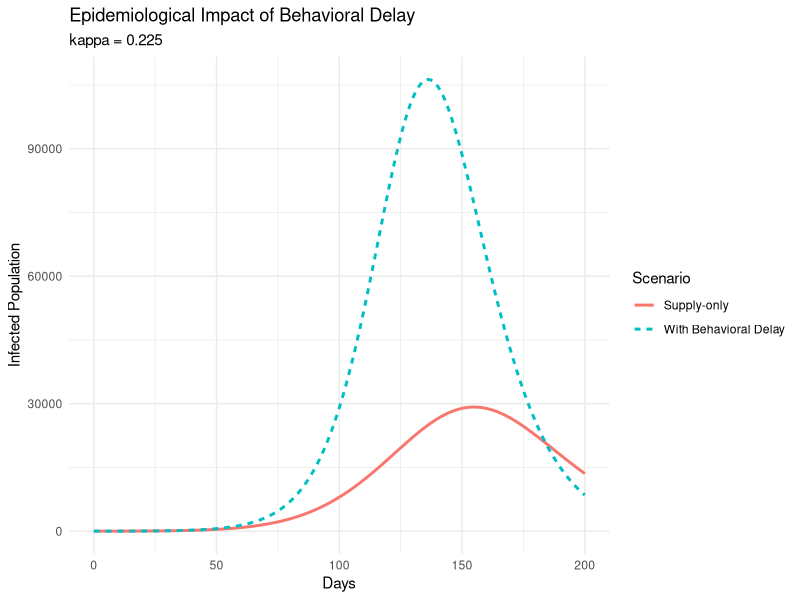

This chart was generated by the following R code:
library(deSolve)
library(ggplot2)

# --- Parameters ---
N <- 1000000
beta <- 0.3
sigma <- 1/5.2
gamma <- 1/10

# Behavioral Parameters (Locked from JMP)
# [PAI-Logic]: Behavioral Digital Twin Calibration
# Recovers the structural time-preference parameters characterizing sensitivity to delayed biological protection.
kappa <- 0.225
alpha <- 0.005

# Policy Parameters
v_cap <- 0.005
delay <- 1.0
incentive <- 0

# --- SEIR Equations ---
seir_model <- function(t, state, parameters) {
  with(as.list(c(state, parameters)), {
    # Endogenized Uptake Probability
    # [NICA Framework]: Causal Auditing
    # Endogenizing behavioral parameters into an augmented SEIR model to identify the causal impact of wait-time reduction.
    utility <- alpha * incentive - kappa * delay
    p_uptake <- exp(utility) / (1 + exp(utility))
    
    # Effective vaccination rate
    v_eff <- v_cap * p_uptake
    
    dS <- -beta * S * I / N - v_eff * S
    dE <- beta * S * I / N - sigma * E
    dI <- sigma * E - gamma * I
    dR <- gamma * I
    dV <- v_eff * S
    
    list(c(dS, dE, dI, dR, dV))
  })
}

# --- Initial Conditions ---
initial_state <- c(S = N - 10, E = 0, I = 10, R = 0, V = 0)
times <- seq(0, 200, by = 1)

# --- Scenario 1: Supply-only (P = 1) ---
params_no_delay <- list(beta = beta, sigma = sigma, gamma = gamma, v_cap = v_cap, 
                        alpha = alpha, incentive = 1000, kappa = 0, delay = 0)
out_no_delay <- as.data.frame(ode(y = initial_state, times = times, func = seir_model, parms = params_no_delay))

# --- Scenario 2: With Behavioral Delay (kappa = 0.225) ---
params_with_delay <- list(beta = beta, sigma = sigma, gamma = gamma, v_cap = v_cap, 
                          alpha = alpha, incentive = 0, kappa = kappa, delay = delay)
out_with_delay <- as.data.frame(ode(y = initial_state, times = times, func = seir_model, parms = params_with_delay))

# --- Visualization ---
out_no_delay$Scenario <- "Supply-only"
out_with_delay$Scenario <- "With Behavioral Delay"
combined <- rbind(out_no_delay, out_with_delay)

ggplot(combined, aes(x = time, y = I, color = Scenario, linetype = Scenario)) +
  geom_line(size = 1) +
  labs(title = "Epidemiological Impact of Behavioral Delay",
       subtitle = paste("kappa =", kappa),
       x = "Days", y = "Infected Population") +
  theme_minimal()
